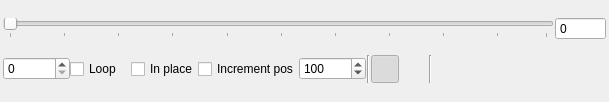
<?xml version="1.0" encoding="UTF-8"?>
<ui version="4.0">
 <class>CAnimationDialog</class>
 <widget class="QDockWidget" name="CAnimationDialog">
  <property name="geometry">
   <rect>
    <x>0</x>
    <y>0</y>
    <width>609</width>
    <height>102</height>
   </rect>
  </property>
  <property name="sizePolicy">
   <sizepolicy hsizetype="Fixed" vsizetype="Preferred">
    <horstretch>0</horstretch>
    <verstretch>0</verstretch>
   </sizepolicy>
  </property>
  <property name="minimumSize">
   <size>
    <width>609</width>
    <height>102</height>
   </size>
  </property>
  <property name="maximumSize">
   <size>
    <width>524287</width>
    <height>524287</height>
   </size>
  </property>
  <property name="floating">
   <bool>false</bool>
  </property>
  <property name="features">
   <set>QDockWidget::AllDockWidgetFeatures</set>
  </property>
  <property name="allowedAreas">
   <set>Qt::AllDockWidgetAreas</set>
  </property>
  <property name="windowTitle">
   <string>Animation control</string>
  </property>
  <widget class="QWidget" name="dockWidgetContents">
   <layout class="QGridLayout" name="gridLayout">
    <property name="margin">
     <number>3</number>
    </property>
    <property name="spacing">
     <number>1</number>
    </property>
    <item row="0" column="0" colspan="11">
     <layout class="QHBoxLayout" name="horizontalLayout_3">
      <property name="spacing">
       <number>1</number>
      </property>
      <item>
       <widget class="QSlider" name="horizontalSlider">
        <property name="minimumSize">
         <size>
          <width>0</width>
          <height>0</height>
         </size>
        </property>
        <property name="maximumSize">
         <size>
          <width>16777215</width>
          <height>16777215</height>
         </size>
        </property>
        <property name="maximum">
         <number>99</number>
        </property>
        <property name="pageStep">
         <number>10</number>
        </property>
        <property name="orientation">
         <enum>Qt::Horizontal</enum>
        </property>
        <property name="invertedAppearance">
         <bool>false</bool>
        </property>
        <property name="invertedControls">
         <bool>false</bool>
        </property>
        <property name="tickPosition">
         <enum>QSlider::TicksBelow</enum>
        </property>
        <property name="tickInterval">
         <number>10</number>
        </property>
       </widget>
      </item>
      <item>
       <widget class="QSpinBox" name="currentSpinBox">
        <property name="readOnly">
         <bool>true</bool>
        </property>
        <property name="buttonSymbols">
         <enum>QAbstractSpinBox::NoButtons</enum>
        </property>
        <property name="maximum">
         <number>999999</number>
        </property>
       </widget>
      </item>
     </layout>
    </item>
    <item row="1" column="0">
     <layout class="QHBoxLayout" name="horizontalLayout_2">
      <property name="spacing">
       <number>0</number>
      </property>
      <property name="sizeConstraint">
       <enum>QLayout::SetMaximumSize</enum>
      </property>
      <property name="leftMargin">
       <number>0</number>
      </property>
      <item>
       <widget class="QSpinBox" name="startSpinBox">
        <property name="buttonSymbols">
         <enum>QAbstractSpinBox::UpDownArrows</enum>
        </property>
        <property name="keyboardTracking">
         <bool>false</bool>
        </property>
        <property name="maximum">
         <number>999999</number>
        </property>
       </widget>
      </item>
      <item>
       <widget class="QCheckBox" name="loopCheckBox">
        <property name="text">
         <string>Loop</string>
        </property>
       </widget>
      </item>
      <item>
       <widget class="QCheckBox" name="inPlaceCheckBox">
        <property name="enabled">
         <bool>true</bool>
        </property>
        <property name="text">
         <string>In place</string>
        </property>
       </widget>
      </item>
      <item>
       <widget class="QCheckBox" name="incPosCheckBox">
        <property name="enabled">
         <bool>true</bool>
        </property>
        <property name="text">
         <string>Increment pos</string>
        </property>
       </widget>
      </item>
      <item>
       <widget class="QSpinBox" name="endSpinBox">
        <property name="keyboardTracking">
         <bool>false</bool>
        </property>
        <property name="maximum">
         <number>999999</number>
        </property>
        <property name="value">
         <number>100</number>
        </property>
       </widget>
      </item>
     </layout>
    </item>
    <item row="1" column="2">
     <widget class="QToolButton" name="playlistToolButton">
      <property name="minimumSize">
       <size>
        <width>28</width>
        <height>28</height>
       </size>
      </property>
      <property name="maximumSize">
       <size>
        <width>28</width>
        <height>28</height>
       </size>
      </property>
      <property name="toolTip">
       <string>Use the PlayList</string>
      </property>
      <property name="text">
       <string/>
      </property>
      <property name="icon">
       <iconset resource="object_viewer.qrc">
        <normaloff>:/images/animset.png</normaloff>:/images/animset.png</iconset>
      </property>
      <property name="iconSize">
       <size>
        <width>25</width>
        <height>25</height>
       </size>
      </property>
      <property name="checkable">
       <bool>true</bool>
      </property>
      <property name="checked">
       <bool>true</bool>
      </property>
      <property name="autoExclusive">
       <bool>true</bool>
      </property>
      <property name="autoRaise">
       <bool>true</bool>
      </property>
     </widget>
    </item>
    <item row="1" column="3">
     <widget class="QToolButton" name="mixerToolButton">
      <property name="minimumSize">
       <size>
        <width>28</width>
        <height>28</height>
       </size>
      </property>
      <property name="maximumSize">
       <size>
        <width>28</width>
        <height>28</height>
       </size>
      </property>
      <property name="toolTip">
       <string>Use the Mixer</string>
      </property>
      <property name="text">
       <string/>
      </property>
      <property name="icon">
       <iconset resource="object_viewer.qrc">
        <normaloff>:/images/mixer.png</normaloff>:/images/mixer.png</iconset>
      </property>
      <property name="iconSize">
       <size>
        <width>25</width>
        <height>25</height>
       </size>
      </property>
      <property name="checkable">
       <bool>true</bool>
      </property>
      <property name="autoExclusive">
       <bool>true</bool>
      </property>
      <property name="autoRaise">
       <bool>true</bool>
      </property>
     </widget>
    </item>
    <item row="1" column="5">
     <widget class="QToolButton" name="startPushButton">
      <property name="minimumSize">
       <size>
        <width>28</width>
        <height>28</height>
       </size>
      </property>
      <property name="maximumSize">
       <size>
        <width>28</width>
        <height>28</height>
       </size>
      </property>
      <property name="text">
       <string/>
      </property>
      <property name="icon">
       <iconset resource="object_viewer.qrc">
        <normaloff>:/images/skip-backward.png</normaloff>:/images/skip-backward.png</iconset>
      </property>
      <property name="iconSize">
       <size>
        <width>25</width>
        <height>25</height>
       </size>
      </property>
      <property name="autoRaise">
       <bool>true</bool>
      </property>
     </widget>
    </item>
    <item row="1" column="6">
     <widget class="QToolButton" name="backwardPushButton">
      <property name="minimumSize">
       <size>
        <width>28</width>
        <height>28</height>
       </size>
      </property>
      <property name="maximumSize">
       <size>
        <width>28</width>
        <height>28</height>
       </size>
      </property>
      <property name="text">
       <string/>
      </property>
      <property name="icon">
       <iconset resource="object_viewer.qrc">
        <normaloff>:/images/seek-backward.png</normaloff>:/images/seek-backward.png</iconset>
      </property>
      <property name="iconSize">
       <size>
        <width>25</width>
        <height>25</height>
       </size>
      </property>
      <property name="shortcut">
       <string/>
      </property>
      <property name="autoRaise">
       <bool>true</bool>
      </property>
     </widget>
    </item>
    <item row="1" column="7">
     <widget class="QToolButton" name="playPushButton">
      <property name="minimumSize">
       <size>
        <width>28</width>
        <height>28</height>
       </size>
      </property>
      <property name="maximumSize">
       <size>
        <width>28</width>
        <height>28</height>
       </size>
      </property>
      <property name="toolTip">
       <string>Play/Pause</string>
      </property>
      <property name="text">
       <string/>
      </property>
      <property name="icon">
       <iconset resource="object_viewer.qrc">
        <normaloff>:/images/play.png</normaloff>
        <normalon>:/images/pause.png</normalon>:/images/play.png</iconset>
      </property>
      <property name="iconSize">
       <size>
        <width>25</width>
        <height>25</height>
       </size>
      </property>
      <property name="checkable">
       <bool>true</bool>
      </property>
      <property name="autoRaise">
       <bool>true</bool>
      </property>
     </widget>
    </item>
    <item row="1" column="8">
     <widget class="QToolButton" name="stopPushButton">
      <property name="minimumSize">
       <size>
        <width>28</width>
        <height>28</height>
       </size>
      </property>
      <property name="maximumSize">
       <size>
        <width>28</width>
        <height>28</height>
       </size>
      </property>
      <property name="toolTip">
       <string>Stop</string>
      </property>
      <property name="text">
       <string/>
      </property>
      <property name="icon">
       <iconset resource="object_viewer.qrc">
        <normaloff>:/images/stop.png</normaloff>:/images/stop.png</iconset>
      </property>
      <property name="iconSize">
       <size>
        <width>25</width>
        <height>25</height>
       </size>
      </property>
      <property name="checkable">
       <bool>false</bool>
      </property>
      <property name="autoRaise">
       <bool>true</bool>
      </property>
     </widget>
    </item>
    <item row="1" column="9">
     <widget class="QToolButton" name="forwardPushButton">
      <property name="minimumSize">
       <size>
        <width>28</width>
        <height>28</height>
       </size>
      </property>
      <property name="maximumSize">
       <size>
        <width>28</width>
        <height>28</height>
       </size>
      </property>
      <property name="text">
       <string/>
      </property>
      <property name="icon">
       <iconset resource="object_viewer.qrc">
        <normaloff>:/images/seek-forward.png</normaloff>:/images/seek-forward.png</iconset>
      </property>
      <property name="iconSize">
       <size>
        <width>25</width>
        <height>25</height>
       </size>
      </property>
      <property name="autoRaise">
       <bool>true</bool>
      </property>
     </widget>
    </item>
    <item row="1" column="10">
     <widget class="QToolButton" name="endPushButton">
      <property name="minimumSize">
       <size>
        <width>28</width>
        <height>28</height>
       </size>
      </property>
      <property name="maximumSize">
       <size>
        <width>28</width>
        <height>28</height>
       </size>
      </property>
      <property name="text">
       <string/>
      </property>
      <property name="icon">
       <iconset resource="object_viewer.qrc">
        <normaloff>:/images/skip-forward.png</normaloff>:/images/skip-forward.png</iconset>
      </property>
      <property name="iconSize">
       <size>
        <width>25</width>
        <height>25</height>
       </size>
      </property>
      <property name="autoRaise">
       <bool>true</bool>
      </property>
     </widget>
    </item>
    <item row="1" column="4">
     <widget class="Line" name="line">
      <property name="orientation">
       <enum>Qt::Vertical</enum>
      </property>
     </widget>
    </item>
    <item row="1" column="1">
     <widget class="Line" name="line_2">
      <property name="orientation">
       <enum>Qt::Vertical</enum>
      </property>
     </widget>
    </item>
   </layout>
  </widget>
 </widget>
 <resources>
  <include location="object_viewer.qrc"/>
 </resources>
 <connections>
  <connection>
   <sender>currentSpinBox</sender>
   <signal>valueChanged(int)</signal>
   <receiver>horizontalSlider</receiver>
   <slot>setValue(int)</slot>
   <hints>
    <hint type="sourcelabel">
     <x>151</x>
     <y>55</y>
    </hint>
    <hint type="destinationlabel">
     <x>163</x>
     <y>77</y>
    </hint>
   </hints>
  </connection>
  <connection>
   <sender>horizontalSlider</sender>
   <signal>valueChanged(int)</signal>
   <receiver>currentSpinBox</receiver>
   <slot>setValue(int)</slot>
   <hints>
    <hint type="sourcelabel">
     <x>224</x>
     <y>85</y>
    </hint>
    <hint type="destinationlabel">
     <x>141</x>
     <y>55</y>
    </hint>
   </hints>
  </connection>
 </connections>
</ui>
